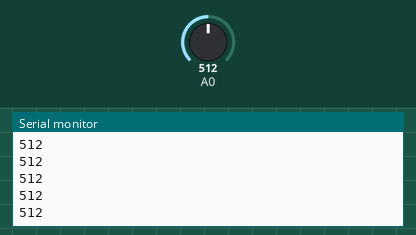
Simulated run of this program. Board: Arduino Uno, built with avr-gcc and run on an emulated ATmega328P. Shown: the last lines printed to the serial monitor. The inputs (shaded band) are chosen by the test bench; at power-on: A0 = 512.

Above: at 1.2 s.
1.3 s: A0 set to 716
At 2.4 s:
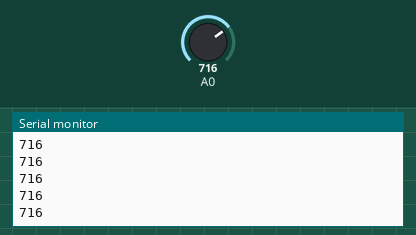
2.8 s: A0 set to 900
At 3.9 s:
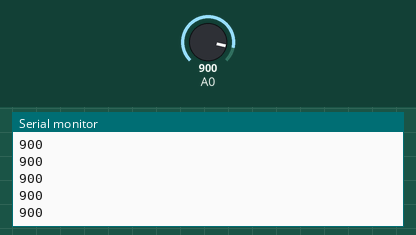
Timing chart, 0 to 5.8 s (numbered marks = the images above; inputs shaded):
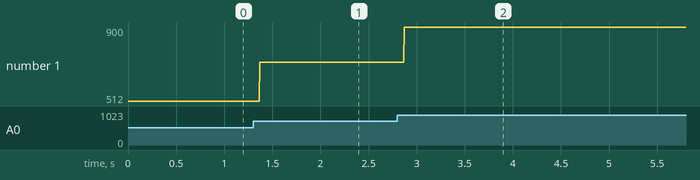

Measured:
- after the input at 1.3 s, the serial monitor: prints a new line after 0.07 s (image 1)
- after the input at 2.8 s, the serial monitor: prints a new line after 0.07 s (image 2)
- plotted number 1: 512 → 716 after the input at 1.3 s, 716 → 900 after the input at 2.8 s

The program:

main.cpp
```cpp
#include <Arduino.h>
// #include "Plotter.h"

int buttonstate = 0;
// double x;

// Plotter p;

void setup() {
  pinMode(13, INPUT);
  Serial.begin(9600);
  // p.Begin();
  // p.AddTimeGraph( "Some title", 1500, "label for x", x );
}

void loop() {
  // x = 10*sin( 2.0*PI*( millis() / 5000.0 ) );
  buttonstate = analogRead(A0);
  Serial.println(buttonstate);
  // p.Plot(); // usually called within loop()
}
```
